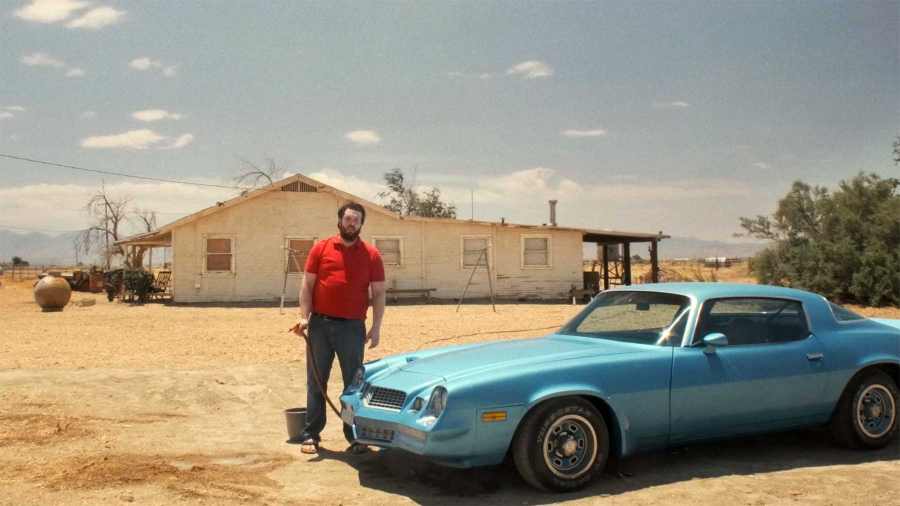
#> input picture car.jpg, 1800 x 1012 px (shown at 1/2 size)
$ python lesson26.py
#> lines starting #> are read from the running program, lines starting #| are printed output that depends on the picture
# This program is meant to show a bunch of different frames of the rgb values broken up

import cv2
import numpy as np

# Load an image
image = cv2.imread('./car.jpg')
#> image is the input picture: shape (1012, 1800, 3); mean B, G, R 130.5, 146.8, 153.1

# Check if the image was loaded correctly
if image is None:
    raise ValueError("Image not found or path is incorrect")

# Resize the image for smaller width and height
width, height = 200, 200
image_resized = cv2.resize(image, (width, height))
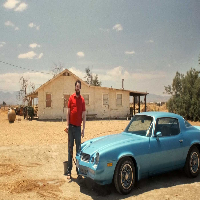
#> image_resized: shape (200, 200, 3); mean B, G, R 130.4, 146.7, 152.9

# Split the image into its color channels
blue_channel, green_channel, red_channel = cv2.split(image_resized)
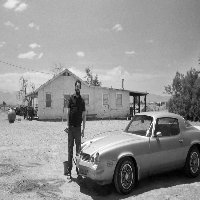
#> green_channel: shape (200, 200); min 0, max 255, mean 146.7
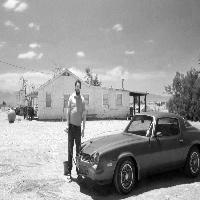
#> red_channel: shape (200, 200); min 0, max 255, mean 152.9

# Create a blank channel (black image) for combining with other channels
blank_channel = np.zeros_like(blue_channel)

# Merge each channel with blank channels to visualize them separately
blue_image = cv2.merge([blue_channel, blank_channel, blank_channel])
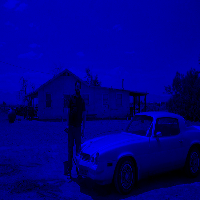
#> blue_image: shape (200, 200, 3); mean of channels 0, 1, 2 130.4, 0, 0; drawn as B, G, R
green_image = cv2.merge([blank_channel, green_channel, blank_channel])
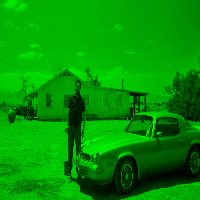
#> green_image: shape (200, 200, 3); mean of channels 0, 1, 2 0, 146.7, 0; drawn as B, G, R
red_image = cv2.merge([blank_channel, blank_channel, red_channel])
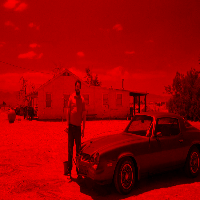
#> red_image: shape (200, 200, 3); mean of channels 0, 1, 2 0, 0, 152.9; drawn as B, G, R

# Concatenate the images horizontally
concatenated_image = np.hstack((image_resized, blue_image, green_image, red_image))
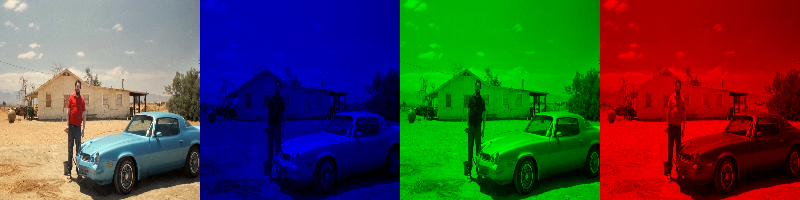
#> concatenated_image: shape (200, 800, 3); mean B, G, R 65.2, 73.3, 76.5

# Display the concatenated image
cv2.imshow('Color Channels', concatenated_image)

# Wait for a key press and close all windows
cv2.waitKey(0)
cv2.destroyAllWindows()
